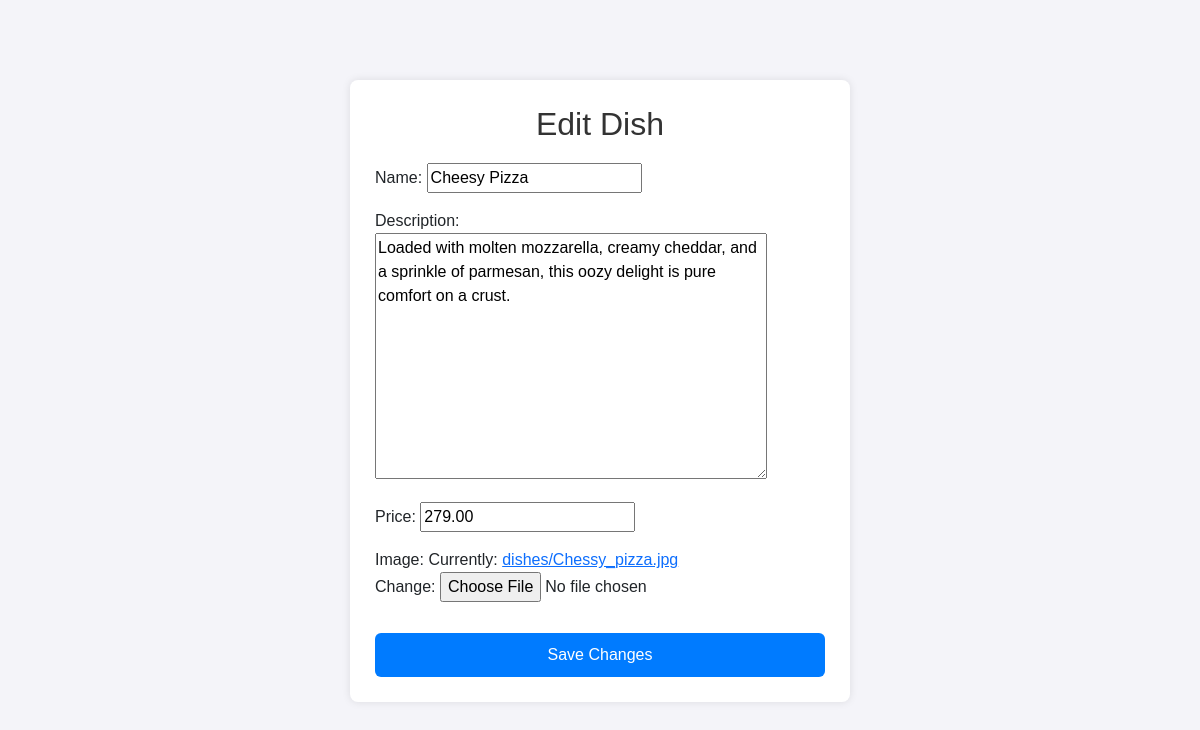
Page /dish/edit/1/ on the committed database.
### foodie/models.py (models this page shows, shortened)
class Dish(models.Model):
    image = models.ImageField(upload_to='dishes/')
    name = models.CharField(max_length=100)
    description = models.TextField()
    price = models.DecimalField(max_digits=6, decimal_places=2)

### foodie/views.py (the view)
# urls.py: path('dish/edit/<int:id>/',views.edit_dish,name='edit_dish'),
def edit_dish(request,id):
    dish = get_object_or_404(Dish,id=id)
    if request.method == "POST":
        form = DishForm(request.POST,instance=dish)
        if form.is_valid():
            form.save()
            return redirect('admin_dashboard')
    else:
        form=DishForm(instance=dish)
    return render(request,'edit_dish.html',{'form':form})

### foodie/forms.py
class DishForm(forms.ModelForm):
    class Meta:
        model = Dish
        fields = ['name', 'description', 'price', 'image']

### foodie/templates/edit_dish.html (shortened to what this page needs)
<!DOCTYPE html>
<html>
<head>
    <link href="https://cdn.jsdelivr.net/npm/bootstrap@5.3.0/dist/css/bootstrap.min.css" rel="stylesheet">
</head>
<body>
    <div class="edit-container">
        <h2>Edit Dish</h2>
        <form method="post">
            {{ form.as_p }}
            <button type="submit">Save Changes</button>
        </form>
    </div>
</body>
</html>

### foodie/templates/edit_dish.html (style rules this page uses)
body { font-family: Arial, sans-serif; background-color: #f4f4f9; margin: 0; padding: 20px; }
.edit-container { max-width: 500px; margin: 60px auto; background: #fff; padding: 25px; border-radius: 8px; box-shadow: 0 0 8px rgba(0,0,0,0.1); }
h2 { text-align: center; margin-bottom: 20px; color: #333; }
form { display: flex; flex-direction: column; }
form button { margin-top: 15px; background: #007bff; color: #fff; border: none; padding: 10px; border-radius: 6px; cursor: pointer; font-size: 16px; }

### rows in the picture
Dish: name "Cheesy Pizza", description "Loaded with molten mozzarella, creamy cheddar, and a sprinkle of parmesan, this oozy delight is pure comfort on a crust.", price "279.00"
